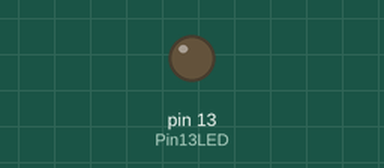
Recording of a sketch running on a simulated Arduino Uno, built with avr-gcc and run on an emulated ATmega328P. On the bench: output pins drawn as LEDs (lit = HIGH).

Above: at 0.05 s.
At 0.45 s:
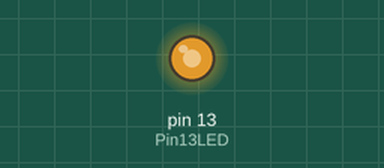
At 1.55 s:
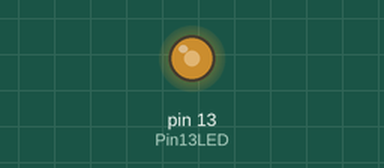
Timing chart, 0 to 8.5 s (numbered marks = the images above):
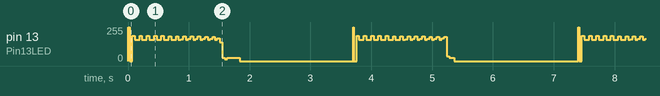

The sketch:

blink_led_low_high.ino
```cpp
#define Pin13LED 13

void setup() {
  // put your setup code here, to run once:
  pinMode(Pin13LED,OUTPUT);
  digitalWrite(Pin13LED,LOW);
}

void loop() {
   int loopcount;
  // put your main code here, to run repeatedly:
   loopcount = 0;
   // Run a loop turning on LED for 10 ms and off for 5 ms
   while (loopcount < 100){
      loopcount++;
      digitalWrite(Pin13LED,HIGH);
      delay(10);
      digitalWrite(Pin13LED,LOW);
      delay(5);
   }
   loopcount = 0;
   // Run a loop turning on LED for 2 ms and off for 20 ms
   while (loopcount < 100){
      loopcount++;
      digitalWrite(Pin13LED,HIGH);
      delay(2);
      digitalWrite(Pin13LED,LOW);
      delay(20);
   }
}
```
